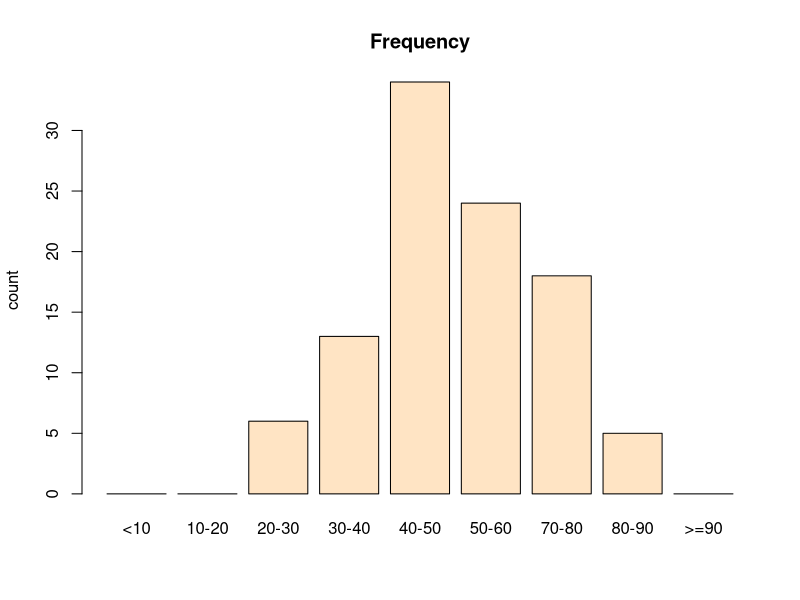

Recreate this plot in R.



# PARSING JSON TO DATA FRAME
js<-'{
"name": null, "release_date_local": null, "title": "3 (2011)",
"opening_weekend_take": 1234, "year": 2011,
"release_date_wide": "2011-09-16", "gross": 59954
}'
jsdf <- as.data.frame(js)
str(jsdf)


#VARIABLE BINNING
RandomNumbers <- floor(rnorm(100, 50, 12))#sample data for binning
breaks <- c(0,10,20,30,40,50,60,70,80,90)# set up boundaries for intervals/bins
labels <- c("<10", "10-20", "20-30", "30-40", "40-50", "50-60","70-80","80-90",">=90")# specify interval/bin labels
bins <- cut(RandomNumbers, breaks, include.lowest = T, right=FALSE, labels=labels)# bucketing data points into bins
summary(bins)# inspect bins
plot(bins, main="Frequency", ylab="count",col="bisque")#plotting the count of elements in each bin
